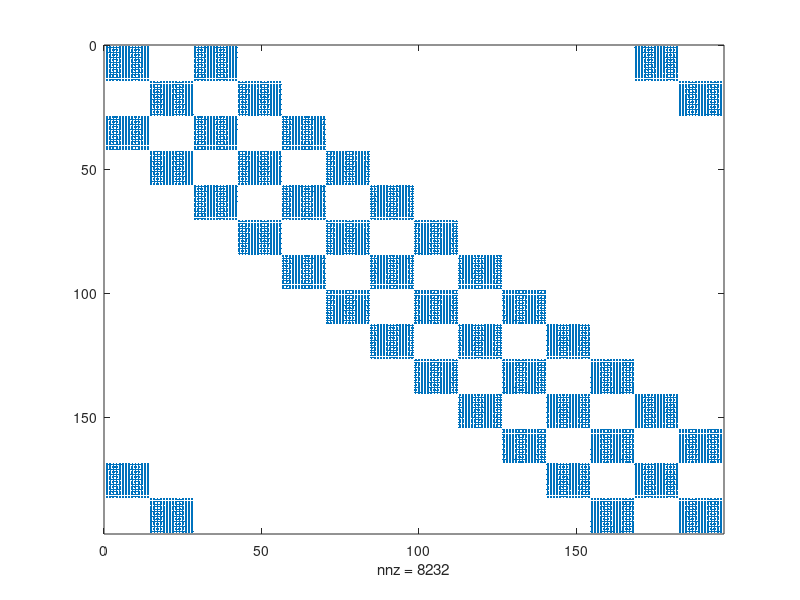

Recreate this plot in MATLAB. (Note: this script raises an error after producing the figure.)
% kPDTSP (k-vehicle, k-depot)
clear all;close all;clc

k = 2;
n = 6;             % number of custumers(n) this needs to be divisible by the number k
q = 1;              % capacity    
rng('shuffle');     % random seed: shuffle
alph = 0.6;
beta = 1.1;
% generate random vehicle, customer pickup and delivery locations from [0,1]x[0,1]
% vehicle node: 1
% pick-up nodes: 2,...,n+1
% delivery nodes: n+2,...,2n+1
vert = rand(2*n+k,2);
% load('matlab.mat');
v = size(vert,1);        % number of vertices |V| = 2n + 1

% cost matrix (c)
c = zeros(v,v);
for i = 1:size(c,1)
    for j = 1:size(c,2)
        c(i,j) = norm(vert(i,:)-vert(j,:));
    end
end
% c = c + eye(v); % add identity to prevent zeros from appearing in the diagonal

% make c PSD...
for i = 1:size(c,1)
    sum_c(i) = 0;
    for j = 1:size(c,2)
        sum_c(i) = sum_c(i) + abs(c(i,j));
    end
    c(i,i) = c(i,i) + beta * sum_c(i);
    cM(i) = c(i,i);
end
all(eig(c)>=0)  % check if c is PSD
% adjacency matrix for a default tour: 1->2->3->..->2n->2n+1
A0 = eye(2*n+k);
A0 = [A0(k+1:2*n+k,:);A0(1:k,:)] + alph*eye(v); % added identity to prevent zeros from appearing in the diagonal

% d(i) = +1 (pickup), -1 (deliver)
d = [zeros(k,1);ones(n,1);-ones(n,1)];

Q = zeros(v^2,v^2);
for i = 1:v
    Q((i-1) * v + 1:(i-1) * v + v,(i-1) * v + 1:(i-1) * v + v) = c;
end
for i = 1:v-((k-1)+1)
    Q(i*v+v*(k-1)+1:i*v+v*(k-1)+v,(i-1)*v+1:(i-1)*v+v) = c/2;
    Q((i-1)*v+1:(i-1)*v+v,i*v+v*(k-1)+1:i*v+v*(k-1)+v) = c/2;
end

for i = 1:k
    Q((v-(k-i+1))*v +1:(v-(k-i+1))*v +v,(i-1)*v+1:(i-1)*v+v) = c/2;
    Q((i-1)*v+1:(i-1)*v+v,(v-(k-i+1))*v +1:(v-(k-i+1))*v +v) = c/2;
end

all(eig(Q)>0)
figure,
spy(Q)
% TASK I: VECTORIZE CONSTRAINTS....

%% interger programming....


x = binvar(v^2,1);
X = reshape(x,v,v)';
xx = reshape(X,v^2,1);
y = intvar(v,1);
% F = [Acap*xx <=bcap, Apre * xx <= bpre, X * ones(v,1)==ones(v,1),X'*ones(v,1) == ones(v,1),X(v,1) == 1];
F = [];
% Lt = tril(ones(v,v));
Lt = zeros(v,v);

for i = 1:v
%     for l = 1:n;
    for j = 1:floor((v-i)/k)+1
        Lt(i,(j-1)*k+i) = 1;
    end
%     end
end
Lt = Lt';
for i = 1:k
    L{i} = zeros(v,v);
    for j = 1:floor((v-i)/k)+1
        i;
        L{i}((j-1)*k+i,:) = Lt((j-1)*k+i,:);
    end
end
for i = 1:length(L)
    F = [F,L{i}*X*d <= q];
end
F = [F, X * ones(v,1)==ones(v,1),X'*ones(v,1) == ones(v,1)];
for i = 1:k
    F = [F,X(v-i+1,k-i+1) == 1];
end
N = 1:1:v;
for i = 1:n
    eini = zeros(1,v);
    eini(i+k) = 1;
    eini(i+n+k) = -1;
    F = [F,N*X*eini' <= 0];
    F = [F,N*X*eini' == y(i)*k];
end

obj =x'*Q*x;
ops = sdpsettings('verbose',1);
optimize(F,obj,ops)

% generate the optimal tour from x
solution = reshape(value(xx),[size(c,1),size(c,2)]);
tour = round(solution*[1:v]');
tour = [1:k, tour']



h0 = figure('position',[100 100 800 800],'Color',[1 1 1]);
plot(vert(:,1),vert(:,2),'ok','MarkerSize',10,'LineWidth',2); hold on;
hold on;
plot(vert(1:k,1),vert(1:k,2),'ob','MarkerSize',14,'LineWidth',2); hold on;


for i = 1:size(vert,1)
    if (mod(i-k,n)) == 0 && i > k
        prtVal = n;
    elseif i <= k
        prtVal = i;
    else
        prtVal = mod(i-k,n);
    end
    if i <=k
        str = 'S';
        col = 'black';
    elseif i <= n+k
        str = 'P';
        col = 'red';
    else
        str = 'D';
        col = 'blue';
    end
    text(vert(i,1)+0.02,vert(i,2)+0.02, sprintf('%.0f %s',prtVal,str),'Color',sprintf('%s',col),'FontSize',16);
end

axis('equal');
axis([0 1 0 1]);
set(gca,'FontSize',16);
title(sprintf('# of customers: %d, # of vehicles: %d, capacity: %d',n,k,q));
set(findall(h0, 'Type', 'Text'),'FontWeight', 'Normal')



% draw graph, and optimal tour
h1 = figure('position',[100 100 800 800],'Color',[1 1 1]);
plot(vert(:,1),vert(:,2),'ok','MarkerSize',10,'LineWidth',2); hold on;
hold on;
plot(vert(1:k,1),vert(1:k,2),'ob','MarkerSize',14,'LineWidth',2); hold on;


for i = 1:k
    for j = 1:(v-k)/k + 1
        dif = vert(tour(k*(j)+i),:)-vert(tour(k*(j-1)+i),:);
        quiver(vert(tour(k*(j-1)+i),1),vert(tour(k*(j-1)+i),2),0.1*dif(1)/norm(dif),0.1 *dif(2)/norm(dif),0, 'MaxHeadSize', 1/norm(dif),'LineWidth',2);hold on;
        line([vert(tour(k*(j-1)+i),1) vert(tour(k*(j)+i),1)],[vert(tour(k*(j-1)+i),2) vert(tour(k*(j)+i),2)],'Color','black');hold on;   
    end
end
%      dif = vert(tour(k*(i-1)+1),:)-vert(tour(k*i+1),:);
%     quiver(vert(tour(i),1),vert(tour(i),2),0.1*dif(1)/norm(dif),0.1 *dif(2)/norm(dif),0, 'MaxHeadSize', 1/norm(dif),'LineWidth',2);hold on;
%     line([vert(tour(i),1) vert(tour(i+1),1)],[vert(tour(i),2) vert(tour(i+1),2)],'Color','black');hold on;   
% % end
% for i = 1:length(tour)-1
%     dif = vert(tour(i+1),:)-vert(tour(i),:);
%     quiver(vert(tour(i),1),vert(tour(i),2),0.1*dif(1)/norm(dif),0.1 *dif(2)/norm(dif),0, 'MaxHeadSize', 1/norm(dif),'LineWidth',2);hold on;
%     line([vert(tour(i),1) vert(tour(i+1),1)],[vert(tour(i),2) vert(tour(i+1),2)],'Color','black');hold on;
% end

for i = 1:size(vert,1)
    if (mod(i-k,n)) == 0 && i > k
        prtVal = n;
    elseif i <= k
        prtVal = i;
    else
        prtVal = mod(i-k,n);
    end
    if i <=k
        str = 'S';
        col = 'black';
    elseif i <= n+k
        str = 'P';
        col = 'red';
    else
        str = 'D';
        col = 'blue';
    end
    text(vert(i,1)+0.02,vert(i,2)+0.02, sprintf('%.0f %s',prtVal,str),'Color',sprintf('%s',col),'FontSize',16);
end

axis('equal');
axis([0 1 0 1]);
set(gca,'FontSize',16);
title(sprintf('# of customers: %d, # of vehicles: %d, capacity: %d',n,k,q));
set(findall(h1, 'Type', 'Text'),'FontWeight', 'Normal')
% 
% plot constraint#1
for i = 1:k
    h2 = figure('position',[100 100 800 600],'Color',[1 1 1]);
    rst = L{i}*X_IP*d;
    bldLst = [];
    for j = 1:floor((v-i)/k)+1
        bldLst = [bldLst,(j-1)*k+i];
    end
    plot([0,bldLst],[0;rst(bldLst,:)],'bo-','MarkerSize',10,'LineWidth',2);
    
    hold on;
    line([0 v],[q,q],'Color','r','LineWidth',2);
    set(gca,'FontSize',16);
    xlabel('sequence');
    ylabel('# of customers in the vehicle')
    title(sprintf('vehicle #%d, capacity: %d',i,q))
    set(findall(h2, 'Type', 'Text'),'FontWeight', 'Normal')
    
end
% plot constraint#2
clear rst
h3 = figure('position',[100 100 800 600],'Color',[1 1 1]);
for l = 1:n
    eini = zeros(1,v);    
    eini(l+k) = 1;
    eini(l+n+k) = -1;        
    rst(l) = N*X_IP*eini';
end

plot(1:n,rst,'bo-','MarkerSize',10,'LineWidth',2);

hold on;
line([0 n],[0,0],'Color','r','LineWidth',2);
set(gca,'FontSize',16);
xlabel('customer ID');
ylabel('precedence (must be non-positive)')
set(findall(h3, 'Type', 'Text'),'FontWeight', 'Normal')


h4 = figure('position',[100 100 800 600],'Color',[1 1 1]);
plot(1:n,-rst/k,'rs','MarkerSize',16,'LineWidth',2);
xlabel('customer ID')
ylabel('association (must be integer)')
set(gca,'FontSize',16);
set(findall(h4, 'Type', 'Text'),'FontWeight', 'Normal')

% figure,
% out = Apre*value(xx);
% 
% plot(1:n,out,'s-b','MarkerSize',10,'LineWidth',2);
% line([0 n],[0,0],'Color','r','LineWidth',2);
% set(gca,'FontSize',16);
% xlabel('custumer ID');
% ylabel('precedence')


